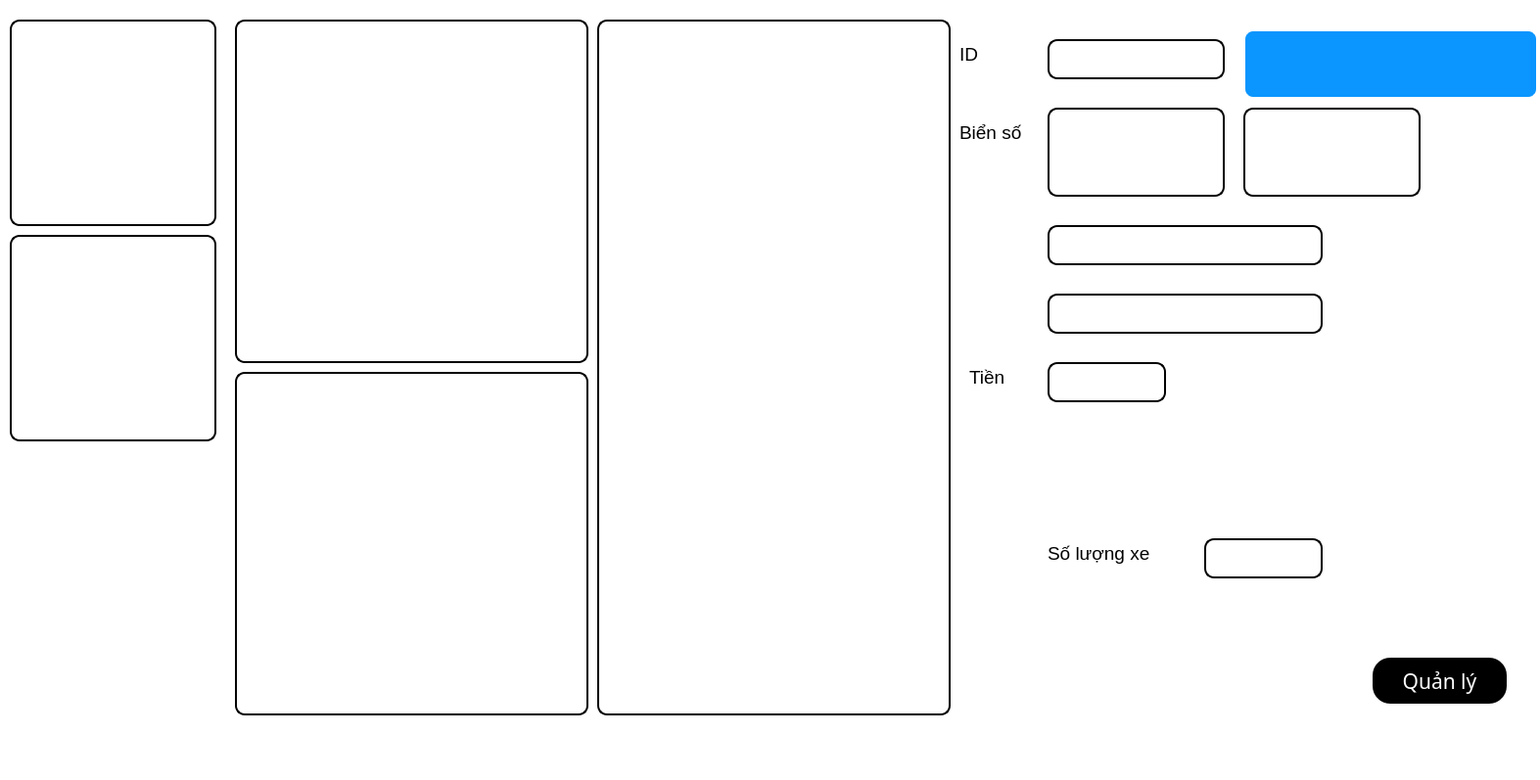
<?xml version="1.0" encoding="UTF-8"?>
<ui version="4.0">
 <class>MainWindow</class>
 <widget class="QMainWindow" name="MainWindow">
  <property name="geometry">
   <rect>
    <x>0</x>
    <y>0</y>
    <width>1573</width>
    <height>797</height>
   </rect>
  </property>
  <property name="windowTitle">
   <string>MainWindow</string>
  </property>
  <property name="styleSheet">
   <string notr="true">background-color: rgb(255, 255, 255);</string>
  </property>
  <widget class="QWidget" name="centralwidget">
   <widget class="QLabel" name="label_5">
    <property name="geometry">
     <rect>
      <x>980</x>
      <y>40</y>
      <width>31</width>
      <height>31</height>
     </rect>
    </property>
    <property name="font">
     <font>
      <pointsize>14</pointsize>
     </font>
    </property>
    <property name="text">
     <string>ID</string>
    </property>
   </widget>
   <widget class="QLabel" name="txtID">
    <property name="geometry">
     <rect>
      <x>1070</x>
      <y>40</y>
      <width>181</width>
      <height>41</height>
     </rect>
    </property>
    <property name="font">
     <font>
      <family>MS Shell Dlg 2</family>
      <pointsize>16</pointsize>
      <weight>50</weight>
      <italic>false</italic>
      <bold>false</bold>
     </font>
    </property>
    <property name="styleSheet">
     <string notr="true">color: rgb(0, 0, 0);


border-style: outset;
border-width: 2px;
border-radius: 10px;
border-color: black;
background-color: rgb(255, 255, 255);</string>
    </property>
    <property name="text">
     <string/>
    </property>
    <property name="alignment">
     <set>Qt::AlignCenter</set>
    </property>
   </widget>
   <widget class="QLabel" name="txtBienSo_1">
    <property name="geometry">
     <rect>
      <x>1070</x>
      <y>110</y>
      <width>181</width>
      <height>91</height>
     </rect>
    </property>
    <property name="font">
     <font>
      <family>MS Shell Dlg 2</family>
      <pointsize>16</pointsize>
      <weight>50</weight>
      <italic>false</italic>
      <bold>false</bold>
     </font>
    </property>
    <property name="styleSheet">
     <string notr="true">color: rgb(0, 0, 0);


border-style: outset;
border-width: 2px;
border-radius: 10px;
border-color: black;
background-color: rgb(255, 255, 255);</string>
    </property>
    <property name="text">
     <string/>
    </property>
    <property name="alignment">
     <set>Qt::AlignCenter</set>
    </property>
   </widget>
   <widget class="QLabel" name="label_6">
    <property name="geometry">
     <rect>
      <x>980</x>
      <y>120</y>
      <width>81</width>
      <height>31</height>
     </rect>
    </property>
    <property name="font">
     <font>
      <pointsize>14</pointsize>
     </font>
    </property>
    <property name="text">
     <string>Biển số</string>
    </property>
   </widget>
   <widget class="QLabel" name="imgTruoc_1">
    <property name="geometry">
     <rect>
      <x>240</x>
      <y>20</y>
      <width>361</width>
      <height>351</height>
     </rect>
    </property>
    <property name="styleSheet">
     <string notr="true">color: rgb(0, 0, 0);
border-style: outset;
border-width: 2px;
border-radius: 10px;
border-color: black;
background-color: rgb(255, 255, 255);</string>
    </property>
    <property name="text">
     <string/>
    </property>
    <property name="pixmap">
     <pixmap>tu_dong.png</pixmap>
    </property>
    <property name="scaledContents">
     <bool>true</bool>
    </property>
   </widget>
   <widget class="QLabel" name="imgCamTruoc">
    <property name="geometry">
     <rect>
      <x>10</x>
      <y>20</y>
      <width>211</width>
      <height>211</height>
     </rect>
    </property>
    <property name="styleSheet">
     <string notr="true">color: rgb(0, 0, 0);
border-style: outset;
border-width: 2px;
border-radius: 10px;
border-color: black;
background-color: rgb(255, 255, 255);</string>
    </property>
    <property name="text">
     <string/>
    </property>
    <property name="pixmap">
     <pixmap>tu_dong.png</pixmap>
    </property>
    <property name="scaledContents">
     <bool>true</bool>
    </property>
   </widget>
   <widget class="QLabel" name="txtVaoRa">
    <property name="geometry">
     <rect>
      <x>1270</x>
      <y>30</y>
      <width>301</width>
      <height>71</height>
     </rect>
    </property>
    <property name="font">
     <font>
      <family>Century Gothic</family>
      <pointsize>24</pointsize>
      <weight>50</weight>
      <italic>false</italic>
      <bold>false</bold>
     </font>
    </property>
    <property name="styleSheet">
     <string notr="true">background-color: rgb(11, 149, 255);
color: rgb(255, 255, 255);
border-style: outset;
border-width: 2px;
border-radius: 10px;
border-color: white;</string>
    </property>
    <property name="text">
     <string/>
    </property>
    <property name="alignment">
     <set>Qt::AlignCenter</set>
    </property>
   </widget>
   <widget class="QLabel" name="imgCamSau">
    <property name="geometry">
     <rect>
      <x>10</x>
      <y>240</y>
      <width>211</width>
      <height>211</height>
     </rect>
    </property>
    <property name="styleSheet">
     <string notr="true">color: rgb(0, 0, 0);
border-style: outset;
border-width: 2px;
border-radius: 10px;
border-color: black;
background-color: rgb(255, 255, 255);</string>
    </property>
    <property name="text">
     <string/>
    </property>
    <property name="pixmap">
     <pixmap>tu_dong.png</pixmap>
    </property>
    <property name="scaledContents">
     <bool>true</bool>
    </property>
   </widget>
   <widget class="QLabel" name="txtBienSo_2">
    <property name="geometry">
     <rect>
      <x>1270</x>
      <y>110</y>
      <width>181</width>
      <height>91</height>
     </rect>
    </property>
    <property name="font">
     <font>
      <family>MS Shell Dlg 2</family>
      <pointsize>16</pointsize>
      <weight>50</weight>
      <italic>false</italic>
      <bold>false</bold>
     </font>
    </property>
    <property name="styleSheet">
     <string notr="true">color: rgb(0, 0, 0);


border-style: outset;
border-width: 2px;
border-radius: 10px;
border-color: black;
background-color: rgb(255, 255, 255);</string>
    </property>
    <property name="text">
     <string/>
    </property>
    <property name="alignment">
     <set>Qt::AlignCenter</set>
    </property>
   </widget>
   <widget class="QLabel" name="txtTGVao">
    <property name="geometry">
     <rect>
      <x>1070</x>
      <y>230</y>
      <width>281</width>
      <height>41</height>
     </rect>
    </property>
    <property name="font">
     <font>
      <family>MS Shell Dlg 2</family>
      <pointsize>16</pointsize>
      <weight>50</weight>
      <italic>false</italic>
      <bold>false</bold>
     </font>
    </property>
    <property name="styleSheet">
     <string notr="true">color: rgb(0, 0, 0);


border-style: outset;
border-width: 2px;
border-radius: 10px;
border-color: black;
background-color: rgb(255, 255, 255);</string>
    </property>
    <property name="text">
     <string/>
    </property>
    <property name="alignment">
     <set>Qt::AlignCenter</set>
    </property>
   </widget>
   <widget class="QLabel" name="txtTGRa">
    <property name="geometry">
     <rect>
      <x>1070</x>
      <y>300</y>
      <width>281</width>
      <height>41</height>
     </rect>
    </property>
    <property name="font">
     <font>
      <family>MS Shell Dlg 2</family>
      <pointsize>16</pointsize>
      <weight>50</weight>
      <italic>false</italic>
      <bold>false</bold>
     </font>
    </property>
    <property name="styleSheet">
     <string notr="true">color: rgb(0, 0, 0);


border-style: outset;
border-width: 2px;
border-radius: 10px;
border-color: black;
background-color: rgb(255, 255, 255);</string>
    </property>
    <property name="text">
     <string/>
    </property>
    <property name="alignment">
     <set>Qt::AlignCenter</set>
    </property>
   </widget>
   <widget class="QLabel" name="txtSL">
    <property name="geometry">
     <rect>
      <x>1230</x>
      <y>550</y>
      <width>121</width>
      <height>41</height>
     </rect>
    </property>
    <property name="font">
     <font>
      <family>MS Shell Dlg 2</family>
      <pointsize>16</pointsize>
      <weight>50</weight>
      <italic>false</italic>
      <bold>false</bold>
     </font>
    </property>
    <property name="styleSheet">
     <string notr="true">color: rgb(0, 0, 0);


border-style: outset;
border-width: 2px;
border-radius: 10px;
border-color: black;
background-color: rgb(255, 255, 255);</string>
    </property>
    <property name="text">
     <string/>
    </property>
    <property name="alignment">
     <set>Qt::AlignCenter</set>
    </property>
   </widget>
   <widget class="QLabel" name="imgTruoc_2">
    <property name="geometry">
     <rect>
      <x>610</x>
      <y>20</y>
      <width>361</width>
      <height>711</height>
     </rect>
    </property>
    <property name="styleSheet">
     <string notr="true">color: rgb(0, 0, 0);
border-style: outset;
border-width: 2px;
border-radius: 10px;
border-color: black;
background-color: rgb(255, 255, 255);</string>
    </property>
    <property name="text">
     <string/>
    </property>
    <property name="pixmap">
     <pixmap>tu_dong.png</pixmap>
    </property>
    <property name="scaledContents">
     <bool>true</bool>
    </property>
   </widget>
   <widget class="QLabel" name="imgSau_1">
    <property name="geometry">
     <rect>
      <x>240</x>
      <y>380</y>
      <width>361</width>
      <height>351</height>
     </rect>
    </property>
    <property name="styleSheet">
     <string notr="true">color: rgb(0, 0, 0);
border-style: outset;
border-width: 2px;
border-radius: 10px;
border-color: black;
background-color: rgb(255, 255, 255);</string>
    </property>
    <property name="text">
     <string/>
    </property>
    <property name="pixmap">
     <pixmap>tu_dong.png</pixmap>
    </property>
    <property name="scaledContents">
     <bool>true</bool>
    </property>
   </widget>
   <widget class="QLabel" name="label_7">
    <property name="geometry">
     <rect>
      <x>1070</x>
      <y>550</y>
      <width>131</width>
      <height>31</height>
     </rect>
    </property>
    <property name="font">
     <font>
      <pointsize>14</pointsize>
     </font>
    </property>
    <property name="text">
     <string>Số lượng xe</string>
    </property>
   </widget>
   <widget class="QPushButton" name="btnQL">
    <property name="geometry">
     <rect>
      <x>1400</x>
      <y>670</y>
      <width>141</width>
      <height>51</height>
     </rect>
    </property>
    <property name="font">
     <font>
      <family>Century Gothic</family>
      <pointsize>16</pointsize>
     </font>
    </property>
    <property name="styleSheet">
     <string notr="true">background-color: rgb(0, 0, 0);
color: rgb(255, 255, 255);
border-style: outset;
border-width: 2px;
border-radius: 20px;
border-color: white;</string>
    </property>
    <property name="text">
     <string>Quản lý</string>
    </property>
   </widget>
   <widget class="QLabel" name="txtTien">
    <property name="geometry">
     <rect>
      <x>1070</x>
      <y>370</y>
      <width>121</width>
      <height>41</height>
     </rect>
    </property>
    <property name="font">
     <font>
      <family>MS Shell Dlg 2</family>
      <pointsize>16</pointsize>
      <weight>50</weight>
      <italic>false</italic>
      <bold>false</bold>
     </font>
    </property>
    <property name="styleSheet">
     <string notr="true">color: rgb(0, 0, 0);


border-style: outset;
border-width: 2px;
border-radius: 10px;
border-color: black;
background-color: rgb(255, 255, 255);</string>
    </property>
    <property name="text">
     <string/>
    </property>
    <property name="alignment">
     <set>Qt::AlignCenter</set>
    </property>
   </widget>
   <widget class="QLabel" name="label_8">
    <property name="geometry">
     <rect>
      <x>990</x>
      <y>370</y>
      <width>51</width>
      <height>31</height>
     </rect>
    </property>
    <property name="font">
     <font>
      <pointsize>14</pointsize>
     </font>
    </property>
    <property name="text">
     <string>Tiền</string>
    </property>
   </widget>
  </widget>
  <widget class="QMenuBar" name="menubar">
   <property name="geometry">
    <rect>
     <x>0</x>
     <y>0</y>
     <width>1573</width>
     <height>25</height>
    </rect>
   </property>
  </widget>
  <widget class="QStatusBar" name="statusbar"/>
 </widget>
 <resources/>
 <connections/>
</ui>
